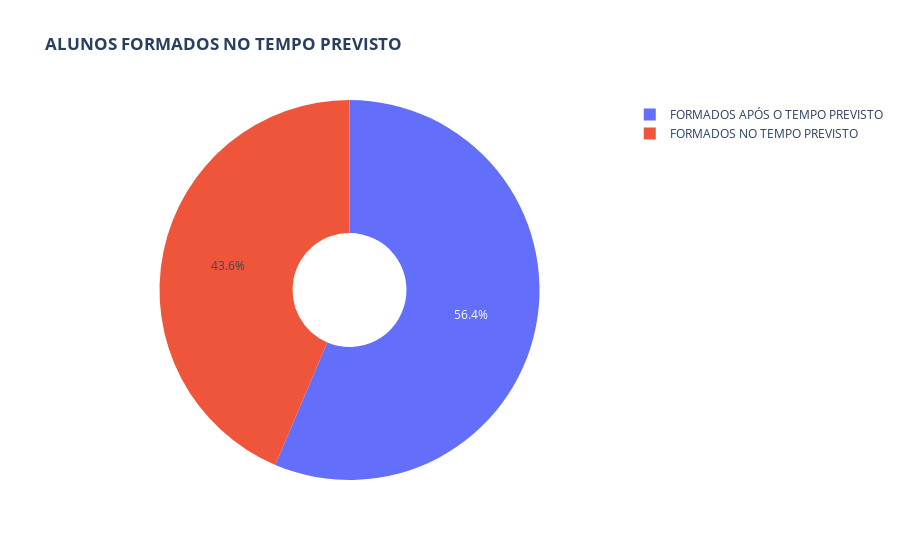

This figure's notebook cell:
### Code cell
labels = ["FORMADOS APÓS O TEMPO PREVISTO","FORMADOS NO TEMPO PREVISTO"]
values = df['NOVA_COLUNA'].value_counts()

fig = go.Figure(data=[go.Pie(labels=labels, values=values, hole=.3)])
fig.update_layout(title_text="<b>ALUNOS FORMADOS NO TEMPO PREVISTO</b>")
fig.show()

### Figure 1 — Plotly figure (JSON) as saved in the notebook; plotly's stock layout.template omitted (floating-point values rounded to 4 significant figures)
{"data": [{"hole": 0.3, "labels": ["FORMADOS APÓS O TEMPO PREVISTO", "FORMADOS NO TEMPO PREVISTO"], "type": "pie", "values": [38788, 30002]}], "layout": {"title": {"text": "<b>ALUNOS FORMADOS NO TEMPO PREVISTO</b>"}}}
